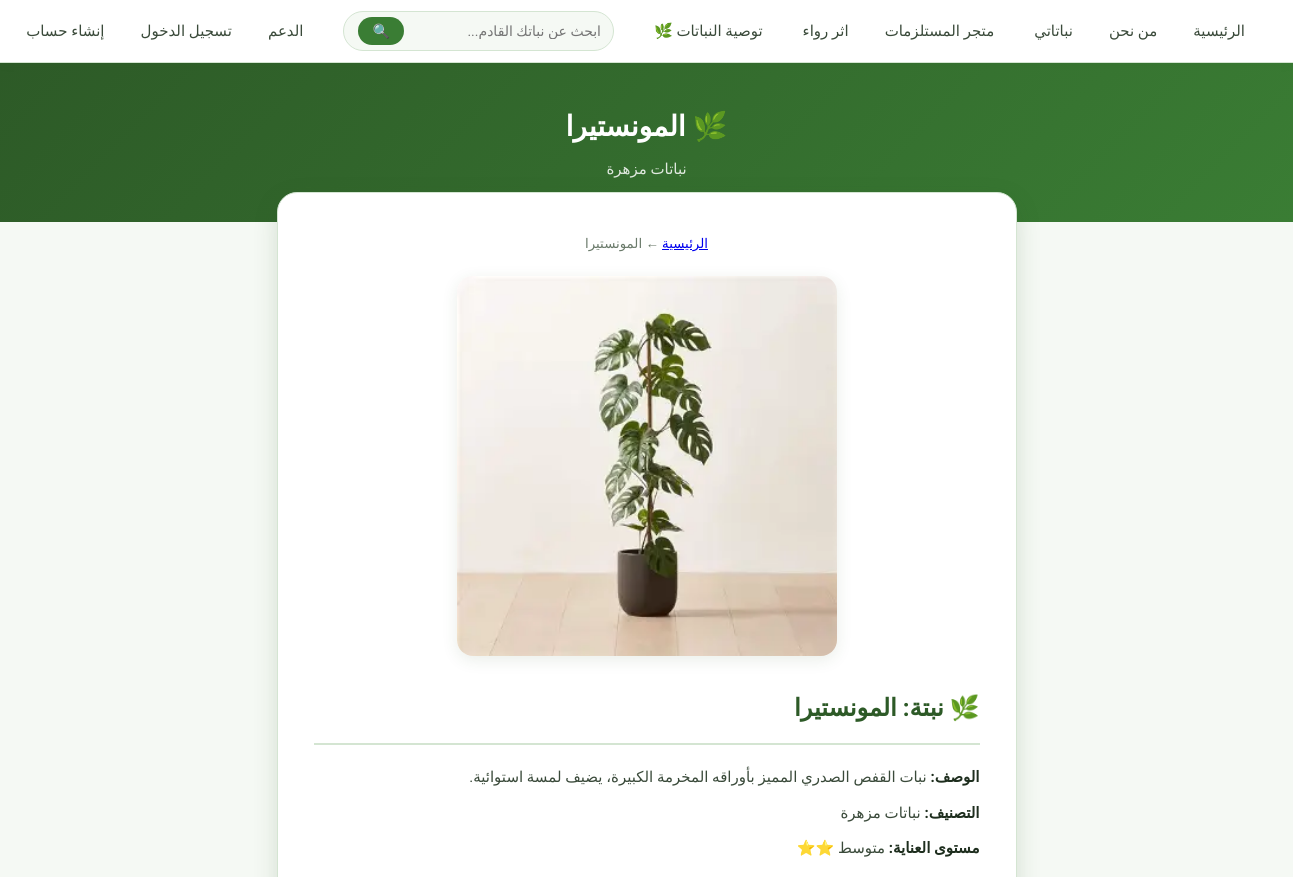
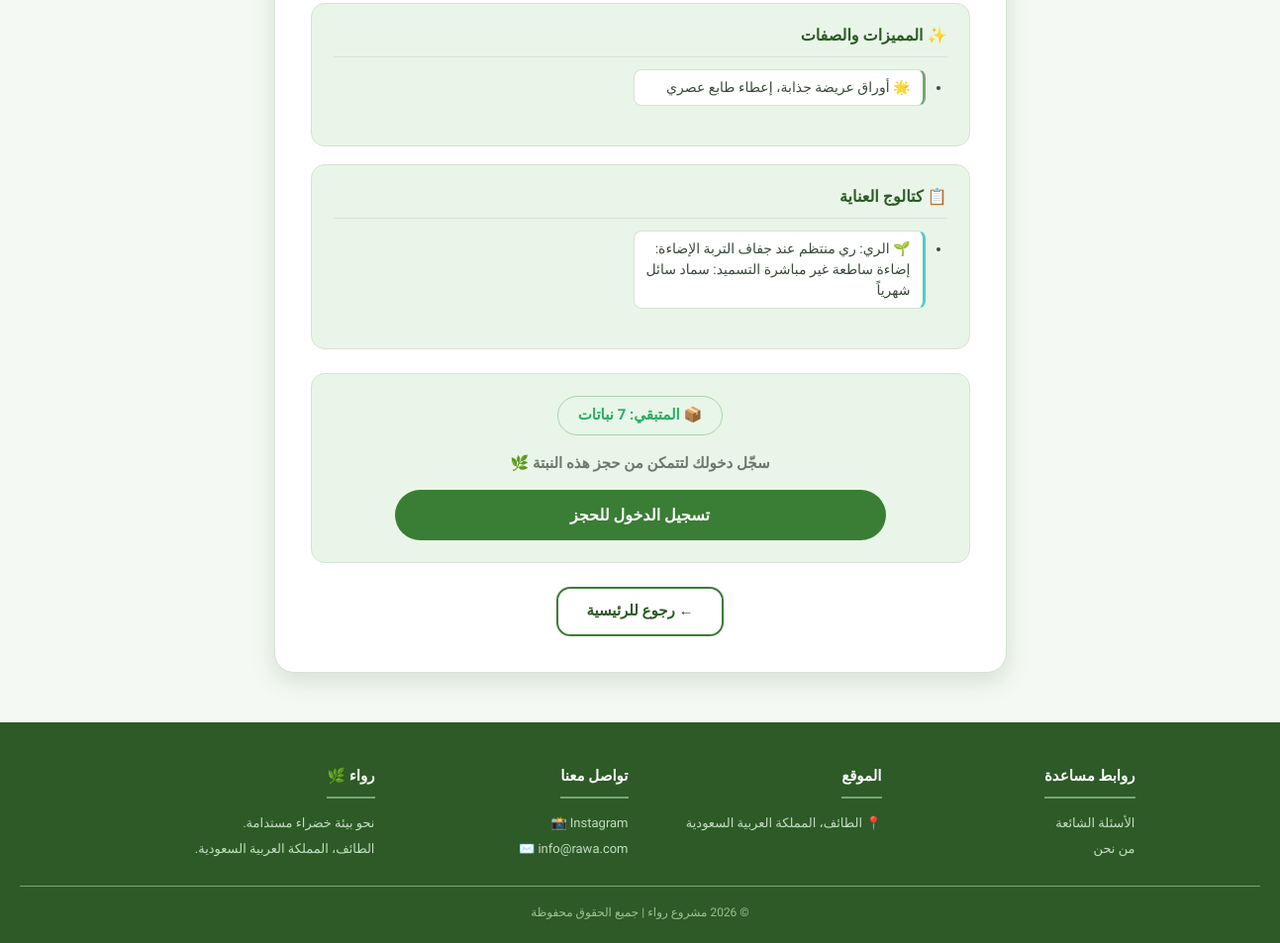
Screenshot of /plant.php?id=8 with the database file from the repository (2 pictures, top to bottom).
### tables this page shows
CREATE TABLE `offer` (
  `id` int(11) NOT NULL,
  `title` varchar(100) DEFAULT NULL,
  `image` varchar(255) DEFAULT NULL,
  `description` text DEFAULT NULL,
  `features` text DEFAULT NULL,
  `care_catalog` text DEFAULT NULL,
  `org_price` decimal(8,2) DEFAULT 0.00,
  `discount` int(11) DEFAULT 0,
  `cat_id` int(11) DEFAULT NULL,
  `user_id` int(11) DEFAULT NULL,
  `quantity` int(11) DEFAULT 0,
  `status` varchar(20) DEFAULT 'available',
  `care_level` varchar(20) DEFAULT 'easy',
  `location_type` varchar(20) DEFAULT 'indoor',
  `temp_tolerance` varchar(20) DEFAULT 'medium',
  `water_freq` varchar(20) DEFAULT 'medium',
  `creation_date` datetime DEFAULT NULL
);

CREATE TABLE `category` (
  `id` int(11) NOT NULL,
  `title` varchar(50) DEFAULT NULL,
  `creation_date` datetime DEFAULT NULL
);

### connection.php (called while the page is built, shortened)
<?php
function isLoggedIn() {
    return isset($_SESSION['user_id']);
}
?>

### plant.php (the view, shortened to what this page needs)
<?php
require_once 'connection.php';
$id     = (int)$_GET['id'];
$sql    = "SELECT o.*, c.title AS cat_title FROM offer o
           LEFT JOIN category c ON o.cat_id = c.id
           WHERE o.id = $id";
$result = mysqli_query($conn, $sql);
$plant = mysqli_fetch_assoc($result);
$care_map   = ['easy'=>'سهل ⭐','medium'=>'متوسط ⭐⭐','hard'=>'يحتاج خبرة ⭐⭐⭐'];
$care_label = $care_map[$plant['care_level']] ?? 'سهل ⭐';
$features    = !empty($plant['features'])    ? array_filter(explode('|', $plant['features']))    : [];
$care_steps  = !empty($plant['care_catalog']) ? array_filter(explode('|', $plant['care_catalog'])) : [];
$bookingSuccess = false;
$bookingError   = '';
include 'header.php';
include 'menu.php';
?>
<div class="page-hero">
    <h1>🌿 <?php echo htmlspecialchars($plant['title']); ?></h1>
    <p><?php echo htmlspecialchars($plant['cat_title'] ?? ''); ?></p>
</div>
<div class="plant-details-card">
    <div style="text-align:center;margin-bottom:20px;">
        <small style="color:var(--text-muted);">
            <a href="index.php">الرئيسية</a> ← <?php echo htmlspecialchars($plant['title']); ?>
        </small>
    </div>
    <?php if (!empty($plant['image'])): ?>
    <div style="text-align:center;margin-bottom:24px;">
        <img src="<?php echo htmlspecialchars($plant['image']); ?>"
             alt="<?php echo htmlspecialchars($plant['title']); ?>"
             style="max-width:380px;width:100%;border-radius:16px;box-shadow:var(--shadow-soft);">
    </div>
    <?php endif; ?>
    <h1>🌿 نبتة: <?php echo htmlspecialchars($plant['title']); ?></h1>
    <p><strong>الوصف:</strong> <?php echo htmlspecialchars($plant['description']); ?></p>
    <p><strong>التصنيف:</strong> <?php echo htmlspecialchars($plant['cat_title'] ?? '—'); ?></p>
    <p><strong>مستوى العناية:</strong> <?php echo $care_label; ?></p>
    <?php if (!empty($features)): ?>
    <div class="catalog-section">
        <h3>✨ المميزات والصفات</h3>
        <ul class="catalog-list features-list">
            <?php foreach ($features as $feat): ?>
            <li>🌟 <?php echo htmlspecialchars(trim($feat)); ?></li>
            <?php endforeach; ?>
        </ul>
    </div>
    <?php endif; ?>
    <?php if (!empty($care_steps)): ?>
    <div class="catalog-section">
        <h3>📋 كتالوج العناية</h3>
        <ul class="catalog-list care-list">
            <?php foreach ($care_steps as $step): ?>
            <li>🌱 <?php echo htmlspecialchars(trim($step)); ?></li>
            <?php endforeach; ?>
        </ul>
    </div>
    <?php endif; ?>
    <div class="adoption-container">
        <div class="stock-display">
            <?php $qty = (int)$plant['quantity']; ?>
            <?php if ($qty > 0 && $plant['status'] !== 'adopted'): ?>
                <span class="stock-count-badge stock-ok">
                    📦 المتبقي: <?php echo $qty; ?> <?php echo $qty === 1 ? 'نبتة' : 'نباتات'; ?>
                </span>
            <?php else: ?>
                <span class="stock-count-badge stock-empty">📦 نفذ المخزون</span>
            <?php endif; ?>
        </div>
        <?php if ($bookingSuccess): ?>
        <div class="booking-success-box">
            <div style="font-size:48px;margin-bottom:12px;">🌿</div>
            <h3>تم تسجيل حجزك بنجاح!</h3>
            <p>يمكنك استلام نبتتك من المتجر في الطائف.</p>
            <p style="margin-top:8px;font-size:13px;color:var(--text-muted);">
                📍 الطائف، المملكة العربية السعودية
            </p>
        </div>
        <?php elseif ($plant['status'] === 'adopted' || $plant['quantity'] <= 0): ?>
        <p style="color:#c0392b;font-weight:700;font-size:16px;">❌ انتهت هذه النبتة - محجوزة بالكامل</p>
        <?php elseif (!isLoggedIn()): ?>
        <p style="color:var(--text-muted);margin-bottom:14px;">سجّل دخولك لتتمكن من حجز هذه النبتة 🌿</p>
        <a href="login.php" class="confirm-btn" style="display:inline-block;text-decoration:none;">تسجيل الدخول للحجز</a>
        <?php endif; ?>
    </div>
    <div style="text-align:center;margin-top:20px;">
        <a href="index.php" class="back-btn">← رجوع للرئيسية</a>
    </div>
</div>
<?php include 'footer.php'; ?>

### css/rawa.css (style rules this page uses)
:root { --green-dark: #2d5a27; --green-main: #3a7d34; --green-mid: #5a8c55; --green-light: #76a871; --green-pale: #e9f5e8; --green-hover: #1f4020; --text-dark: #1e2e1e; --text-body: #3a4a3a; --text-muted: #6a7a6a; --border-color: #d4e5d2; --bg-page: #f5f9f4; --bg-card: #ffffff; --shadow-soft: 0 4px 16px rgba(45,90,39,0.10); --shadow-hover: 0 8px 24px rgba(45,90,39,0.16); --radius-sm: 8px; --radius-md: 14px; --radius-lg: 20px; --radius-pill: 50px; }
*, *::before, *::after { box-sizing: border-box; margin: 0; padding: 0; }
body { font-family: 'Tajawal', sans-serif; background-color: var(--bg-page); color: var(--text-body); direction: rtl; line-height: 1.7; }
.page-hero { background: linear-gradient(135deg, var(--green-dark) 0%, var(--green-main) 100%); color: #fff; padding: 40px 20px; text-align: center; }
.page-hero h1 { font-size: 28px; font-weight: 700; margin-bottom: 6px; }
.page-hero p { font-size: 15px; opacity: 0.85; }
.plant-details-card { background: var(--bg-card); max-width: 740px; margin: -30px auto 50px; padding: 36px; border-radius: var(--radius-lg); box-shadow: var(--shadow-hover); border: 1px solid var(--border-color); }
.plant-details-card h1 { color: var(--green-dark); font-size: 24px; margin-bottom: 20px; padding-bottom: 14px; border-bottom: 2px solid var(--border-color); }
.plant-details-card p { margin-bottom: 10px; font-size: 15px; }
.plant-details-card strong { color: var(--text-dark); }
.plant-details-card ul { padding-right: 22px; margin: 8px 0 16px; list-style: disc; }
.plant-details-card ul li { margin-bottom: 6px; font-size: 14px; color: var(--text-body); }
.adoption-container { background: var(--green-pale); border: 1.5px solid var(--border-color); border-radius: var(--radius-md); padding: 22px; text-align: center; margin: 24px 0; }
.adoption-container p { font-weight: 600; color: var(--text-dark); margin-bottom: 16px; }
.confirm-btn { background: var(--green-main); color: #fff; border: none; padding: 12px 44px; border-radius: var(--radius-pill); font-family: 'Tajawal', sans-serif; font-size: 16px; font-weight: 700; cursor: pointer; transition: all 0.28s; width: 80%; }
.back-btn { display: inline-block; padding: 10px 28px; color: var(--green-dark); background: transparent; border: 2px solid var(--green-main); border-radius: var(--radius-md); font-size: 15px; font-weight: 600; text-decoration: none; transition: all 0.28s; cursor: pointer; font-family: 'Tajawal', sans-serif; }
.catalog-section { background: var(--green-pale); border: 1.5px solid var(--border-color); border-radius: var(--radius-md); padding: 18px 22px; margin: 18px 0; }
.catalog-section h3 { color: var(--green-dark); font-size: 16px; font-weight: 700; margin-bottom: 12px; padding-bottom: 8px; border-bottom: 1.5px solid var(--border-color); }
.catalog-list { list-style: none; padding: 0; margin: 0; display: grid; grid-template-columns: repeat(auto-fill, minmax(220px, 1fr)); gap: 8px; }
.catalog-list li { font-size: 14px; color: var(--text-body); padding: 7px 12px; background: var(--bg-card); border-radius: var(--radius-sm); border: 1px solid var(--border-color); line-height: 1.5; }
.features-list li { border-right: 3px solid var(--green-light); }
.care-list li { border-right: 3px solid #4ecdc4; }
.stock-display { margin-bottom: 16px; text-align: center; }
.stock-count-badge { display: inline-block; padding: 6px 20px; border-radius: var(--radius-pill); font-weight: 700; font-size: 15px; }
.stock-ok { background: #e8f5e9; color: #27ae60; border: 1.5px solid #a5d6a7; }

### rows the page displays
offer: title "المونستيرا", cat.title "نباتات مزهرة", image (picture), description "نبات القفص الصدري المميز بأوراقه المخرمة الكبيرة، يضيف لمسة استوائية.", care_level "متوسط ⭐⭐", features "أوراق عريضة جذابة، إعطاء طابع عصري", care_catalog "الري: ري منتظم عند جفاف التربة الإضاءة: إضاءة ساطعة غير مباشرة التسميد: سماد سائل شهرياً", quantity "7"
